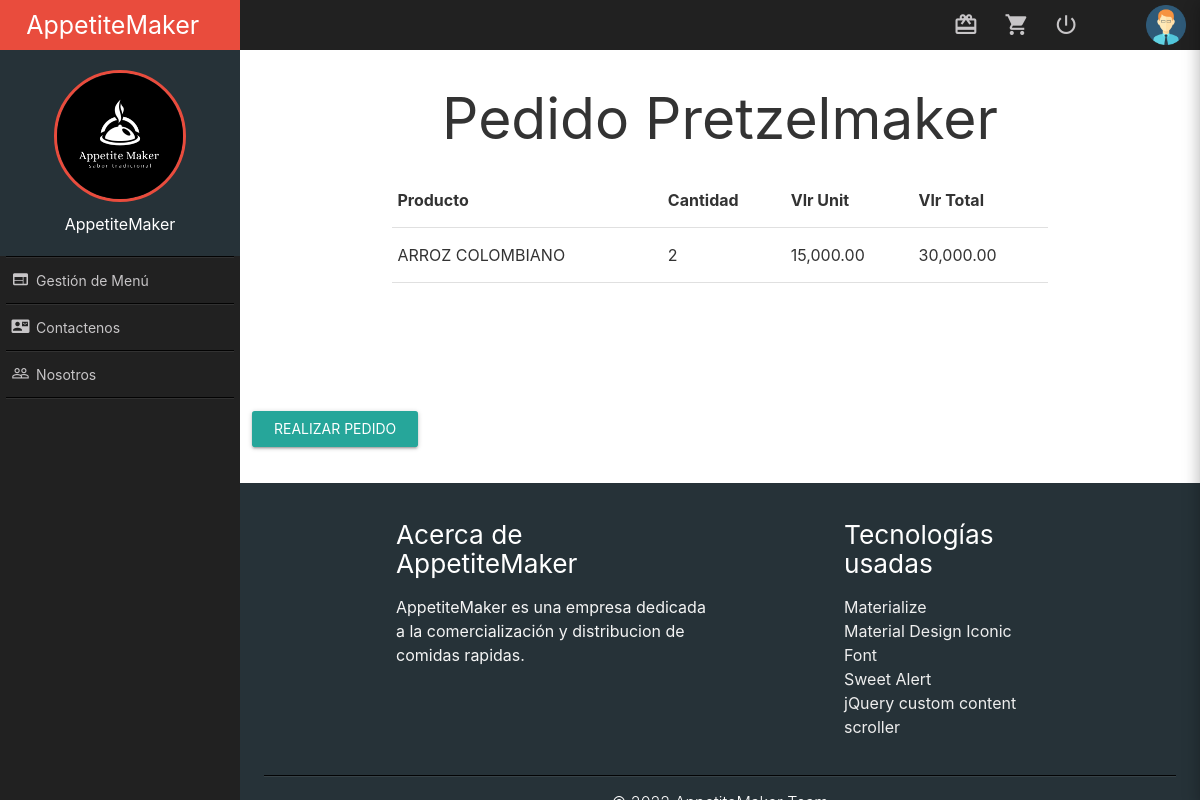
Screenshot of /pedido with the database file from the repository.
### tables this page shows
CREATE TABLE Plato (id INTEGER PRIMARY KEY AUTOINCREMENT NOT NULL, nombre VARCHAR (60) NOT NULL UNIQUE, descripcion VARCHAR (255), precio DECIMAL (10, 2), imagen VARCHAR (255));

### app.py (the view, shortened to what this page needs)
@app.route('/pedido', methods=('GET', 'POST'))
def pedido():
    form = Pedido()
    menu = getMenu()
    PlatosPedidos=[]
    for jplato in PlatosTempo:
        for i in range(len(menu)):
            if menu[i][0] == jplato[0]:
                plato=[menu[i][1],jplato [1], menu[i][3],jplato [1] * menu[i][3] , menu[i][0]]
                PlatosPedidos.append(plato)
    return render_template('pedido.html',  form=form,lista_platos=PlatosPedidos)

### formulario.py
class Pedido(FlaskForm):
    enviar = SubmitField('Realizar Pedido')

### db.py (called while the page is built)
def get_db():
    try:
        if 'db' not in g:
            g.db = sqlite3.connect("appetittemaker.db",check_same_thread=False)
            g.db.row_factory = sqlite3.Row
        return g.db
    except Error:
        print( Error )

### metodos.py (called while the page is built)
def getMenu():
    db = get_db()
    platosDatos = db.execute('SELECT *  FROM Plato').fetchall()
    platosDatos = list(platosDatos)
    platos=[]
    for i in range(len(platosDatos)):
        platos.append(list(platosDatos[i]))
    for plato in platos:
        valoraciones = db.execute('SELECT valoracion FROM Comentarios WHERE platoID=?',(plato[0],)).fetchall()
        valoracionPromedio = 0
        for val in valoraciones:
            valoracionPromedio += val[0]
        if len(valoraciones)==0:
            valoracionPromedio = 0
        else:
            valoracionPromedio /= len(valoraciones)
        plato.append(int(valoracionPromedio))
    return platos

### templates/pedido.html (shortened to what this page needs)
 {% extends "base.html" %}
 {% block contenido %}
 <form action="/pedido" method="post">
    <div class="container" style="margin-bottom: 128px;">
        <div class="row">
            <h2 class="center-align">Pedido Pretzelmaker</h2>
            <div class="col s12">
                <table>
                    <thead>
                        <tr>
                            <th data-field="Producto">Producto</th>
                            <th data-field="Cantidad">Cantidad</th>
                            <th data-field="VlrUnit">Vlr Unit</th>
                            <th data-field="VlrTotal">Vlr Total</th>
                        </tr>
                    </thead>
                    <tbody>
                    {% for plato in lista_platos %}
                        <tr>
                            <td>{% print(plato[0]) %}</td>
                            <td>{% print(plato[1]) %}</td>
                            <td>{% print('{:,.2f}'.format(plato[2])) %}</td>
                            <td>{% print('{:,.2f}'.format(plato[3])) %}</td>
                        </tr>
                    {% endfor  %}
                    </tbody>
                </table>
            </div>
        </div>
    </div>
    <p>{{ form.enviar(class_="waves-effect waves-light btn") }}</p>
{% endblock %}

### static/css/style.css (style rules this page uses)
body, html { margin: 0; padding: 0; position: relative; font-size: 16px; background-color: #fff; width: 100%; height: 100%; color: #333; }

### rows the page displays
Plato: nombre "ARROZ COLOMBIANO", print "2", precio "15,000.00", print "30,000.00"
